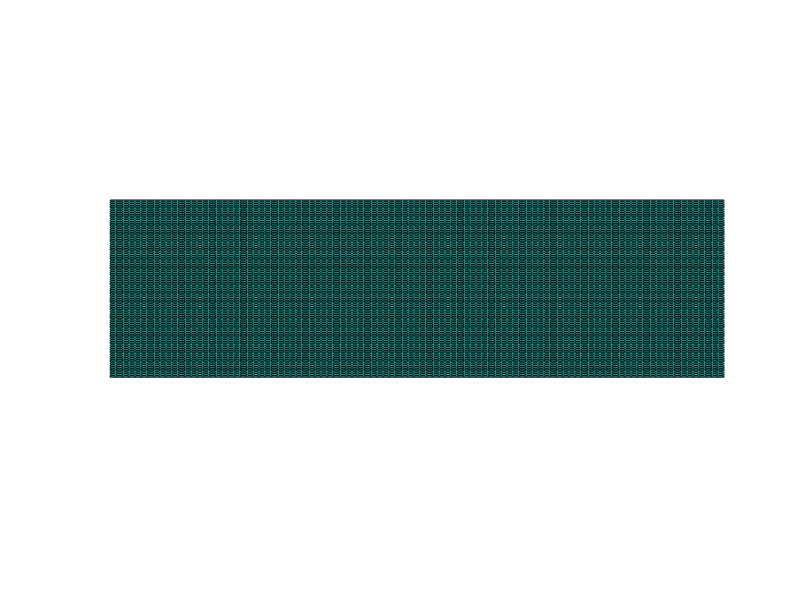

Write the MATLAB code that produced this figure. (Note: this script raises an error after producing the figure.)
% test script for piecewise linear 2-d model

clear all
close all

% transition probabilities
p = [4 1 1 1];
p = cumsum(p);
p = p/max(p);

% viewing
v = [0 30];
a = [1 0]/10;

% creat data object
N = 100; % for NxN grid of datapoints (evenly spaced)
x = 1:N;
y = 1:N;
% make input grid
[x, y] = meshgrid(x,y);
% create data object
data = [x(:) y(:) zeros(N^2,1)];
% create matrix for surf later
z = zeros(N);

% intial graphics
s = surf(x,y,z);
view(v)
axis([0 100 0 100 -1000 1000])
axis off

% initialise tree with this data
t = grhTree(grhData(data));

counter = 0;

% animate tree
while true
    
    counter = counter + 1;
    
if rand < p(1)
%     fprintf('\nGrowing:')
    t.randomGrow;
%     fprintf('\n')    
else
    if rand < p(2)
%         fprintf('\nPruning:')
        t.randomPrune;
%         fprintf('\n')  
    else
        if rand < p(3)
%             fprintf('\nSwapping:')
            t.randomSwap;
%             fprintf('\n')
        else
%             fprintf('\nChanging:')
            t.randomChange;
%             fprintf('\n')    
        end
    end
end

for thisLeaf = t.leaves
    t.data.setOutputs(thisLeaf.dataIDs, 1, [ones(numel(thisLeaf.dataIDs),1) thisLeaf.data.getInputs(thisLeaf.dataIDs)] * thisLeaf.model'); %+rand*randn(length(thisLeaf.dataIDs),1)*33);
    data = t.data.getData(thisLeaf.dataIDs);
    inds = (data(:,2)-1)*N + data(:,1);
    z(inds) = data(:,3);
       
end

set(s, 'ZData', z);
v(2) = 40 + 20 * sin(counter/40);
v = v + a;
% a = a / norm(a);
view(v)

pause(.01)

end